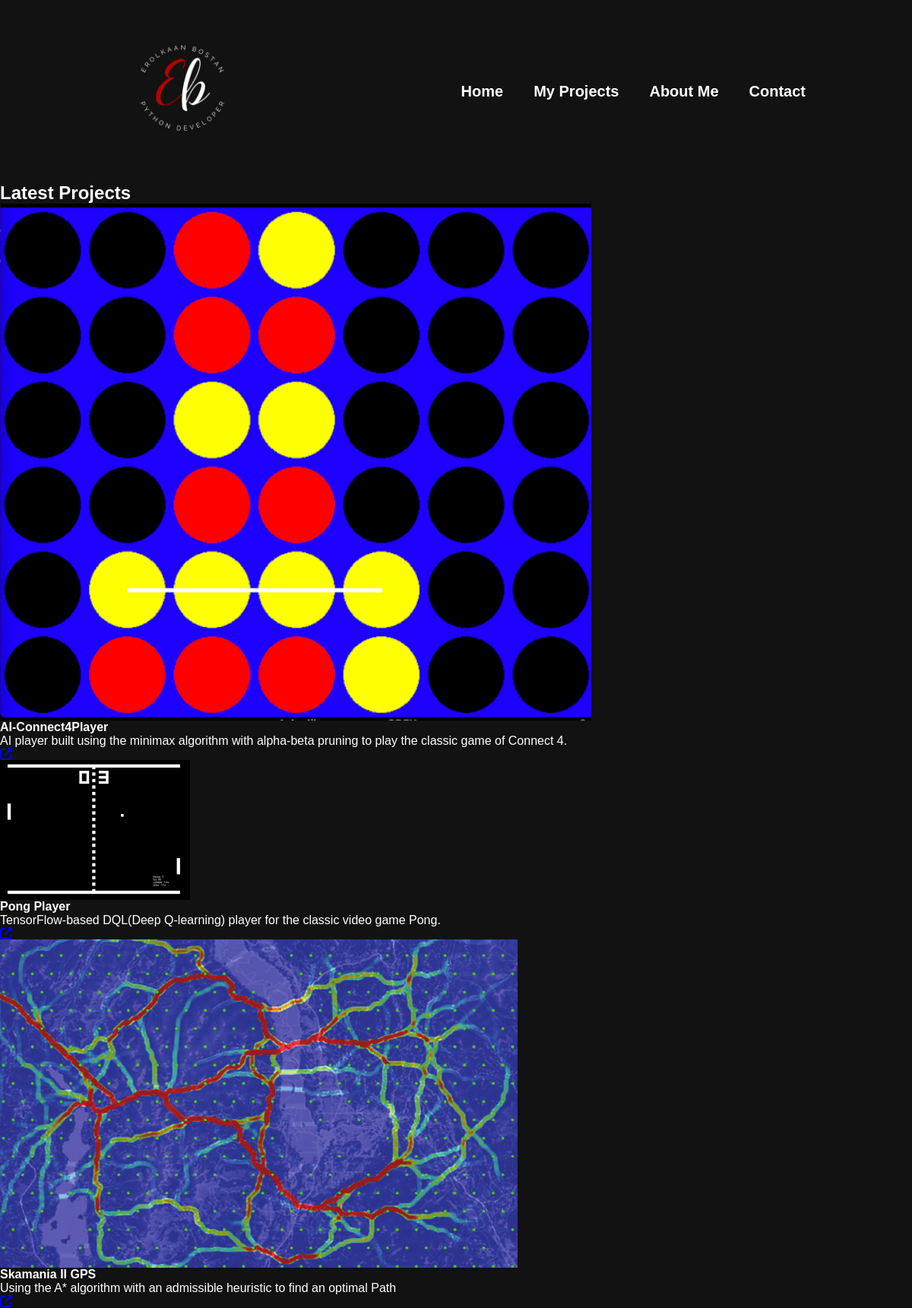
The page /posts on the database its author committed.
### new_blog/models.py (models this page shows, shortened)
class Post(models.Model):
    slug = models.SlugField(unique=True)
    title = models.CharField(max_length=200)
    image = models.CharField(max_length=200)
    content = models.TextField(MinLengthValidator(30))
    importance = models.PositiveSmallIntegerField()
    github = models.URLField()
    explanation = models.TextField()

### new_blog/views.py (the view)
# urls.py: path("posts",views.posts,name="post-page"),
def posts(request):
    all_posts = Post.objects.all()
    return render(request,"new_blog/posts.html", {"posts":all_posts})

### new_blog/templates/new_blog/posts.html (shortened to what this page needs)
{% load static %}
<html lang="en">
  <head>
    <link rel="stylesheet" href="{% static 'new_blog/index.css' %}">
    <link rel="stylesheet" href ="{% static 'new_blog/post.css' %}">
  </head>
  <body>
    <div id="header">
      <div class="container">
        <div id="img">
        <img src="{% static "new_blog/images/1.png" %}">
        </div>
        <div id="navdiv">
          <nav>
            <ul>
              <li><a href="{% url "home-page" %}">Home </a> </li>
             <li> <a href="#latest-posts"> My Projects</a></li>
             <li>  <a href="{% url "home-page" %}#about"> About Me </a></li>
             <li>  <a href="{% url "home-page" %}#contact-me"> Contact </a></li>
              </nav>
            </div>
            </div>
          </div>
<section class= "portfolio" id="portfolio">
    <h2 class="heading">Latest<span> Projects</span> </h2>
    <div class="portfolio-container">
        {%for post in posts%}
        <div class="portfolio-box">
            <img src="{% static 'new_blog/images/'|add:post.image %}" alt="{{post.title}}"/>
            <div class="portfolio-layer">
                <h4>{{ post.title}}</h4>
                <p> {{post.content}}</p>
                <a href="{{post.github}}"><i  class="fa-solid fa-up-right-from-square"></i></a>
            </div>
        </div>
        {%endfor%}
    </div>

### new_blog/static/new_blog/index.css (style rules this page uses)
* { margin :0; padding:0; font-family: 'Poppins', sans-serif; box-sizing: border-box; }
html { font-family: 'Open Sans', 'Lato', sans-serif; overflow-x: hidden; scroll-behavior: smooth; }
body { margin: 0; font-family: 'Poppins', sans-serif; background: #111211; color: white; }
.container { padding: 0px 10%; margin-bottom: 0; display: flex; align-items: center; justify-content: space-between; flex-wrap: wrap; }
.container img { width: 15rem; height: 15rem; margin-right: 2rem; }
nav { display: flex; align-items: center; justify-content: space-between; flex-wrap: wrap; }
nav ul { display: flex; justify-content: space-evenly; list-style: none; margin: 0; padding: 0; }
nav ul li { display: inline-block; list-style: none; margin: -10px 20px; }
nav ul li a { color:white; font-weight: bold; text-decoration: none; font-size: 20px; position: relative; }
nav ul li a::after { content: ''; width: 0; height: 3px; background: #8b0000; position: absolute; left: 0; bottom: -6px; transition: 0.3s; }

### rows shown on the page
Post: image (picture), title "AI-Connect4Player", content "AI player built using the minimax algorithm with alpha-beta pruning to play the classic game of Connect 4."
Post: image (picture), title "Pong Player", content "TensorFlow-based DQL(Deep Q-learning) player for the classic video game Pong."
Post: image (picture), title "Skamania II GPS", content "Using the A* algorithm with an admissible heuristic to find an optimal Path"
